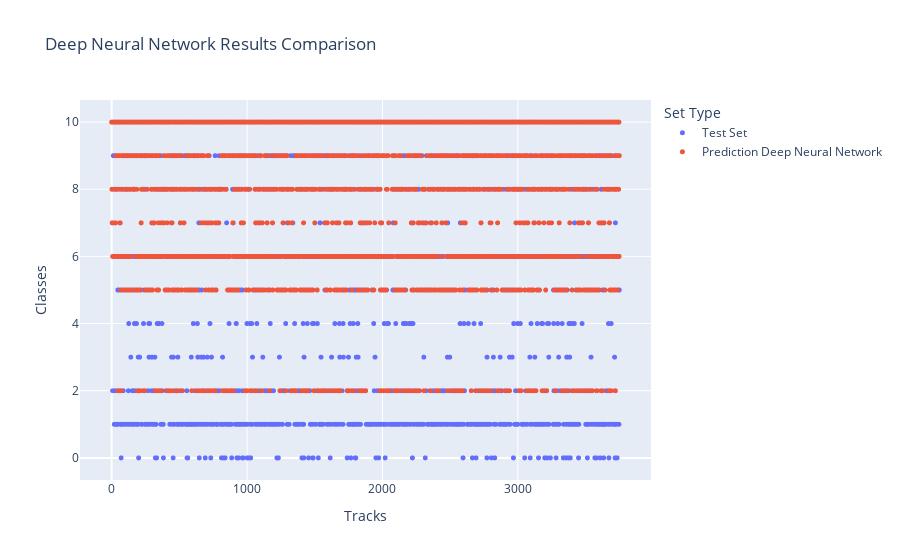

This figure's notebook cell:
### Code cell
import plotly.express as px

fig = px.scatter(df_test, y="Classes", x="Tracks", color="Set Type", title="Deep Neural Network Results Comparison")
fig.update_traces(marker_size=5)
fig.show()

### Figure 1 — Plotly figure (JSON) as saved in the notebook; plotly's stock layout.template omitted (floating-point values rounded to 4 significant figures; data arrays with more than 128 entries replaced by an {"elided": "..."} marker saying what was removed)
{"data": [{"hovertemplate": "Set Type=Test Set<br>Tracks=%{x}<br>Classes=%{y}<extra></extra>", "legendgroup": "Test Set", "marker": {"color": "#636efa", "size": 5, "symbol": "circle"}, "mode": "markers", "name": "Test Set", "showlegend": true, "type": "scattergl", "x": {"elided": "3750 int values"}, "xaxis": "x", "y": {"elided": "3750 int values"}, "yaxis": "y"}, {"hovertemplate": "Set Type=Prediction Deep Neural Network<br>Tracks=%{x}<br>Classes=%{y}<extra></extra>", "legendgroup": "Prediction Deep Neural Network", "marker": {"color": "#EF553B", "size": 5, "symbol": "circle"}, "mode": "markers", "name": "Prediction Deep Neural Network", "showlegend": true, "type": "scattergl", "x": {"elided": "3750 int values"}, "xaxis": "x", "y": {"elided": "3750 int values"}, "yaxis": "y"}], "layout": {"legend": {"title": {"text": "Set Type"}, "tracegroupgap": 0}, "title": {"text": "Deep Neural Network Results Comparison"}, "xaxis": {"anchor": "y", "domain": [0, 1], "title": {"text": "Tracks"}}, "yaxis": {"anchor": "x", "domain": [0, 1], "title": {"text": "Classes"}}}}
